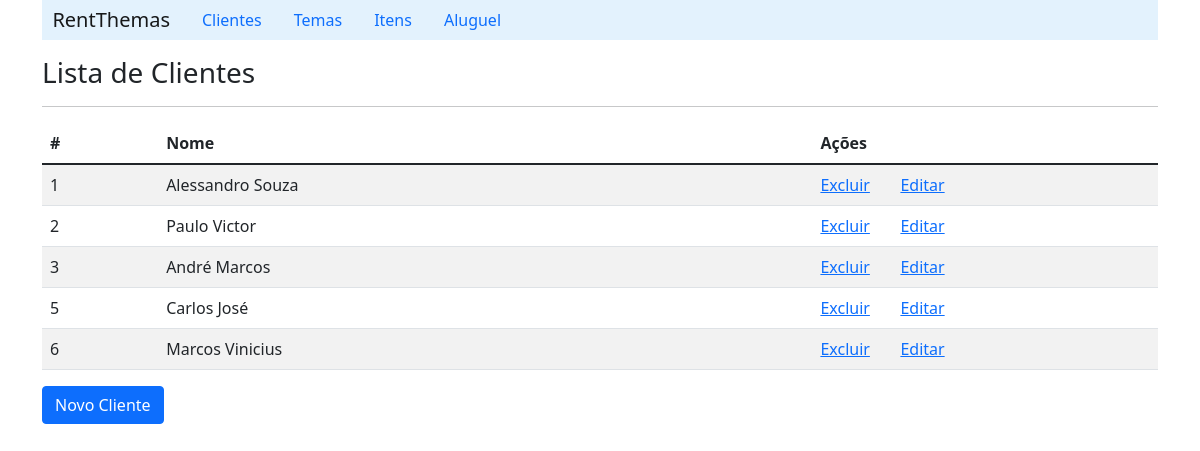
Page /listClient/ on the earlier database version.
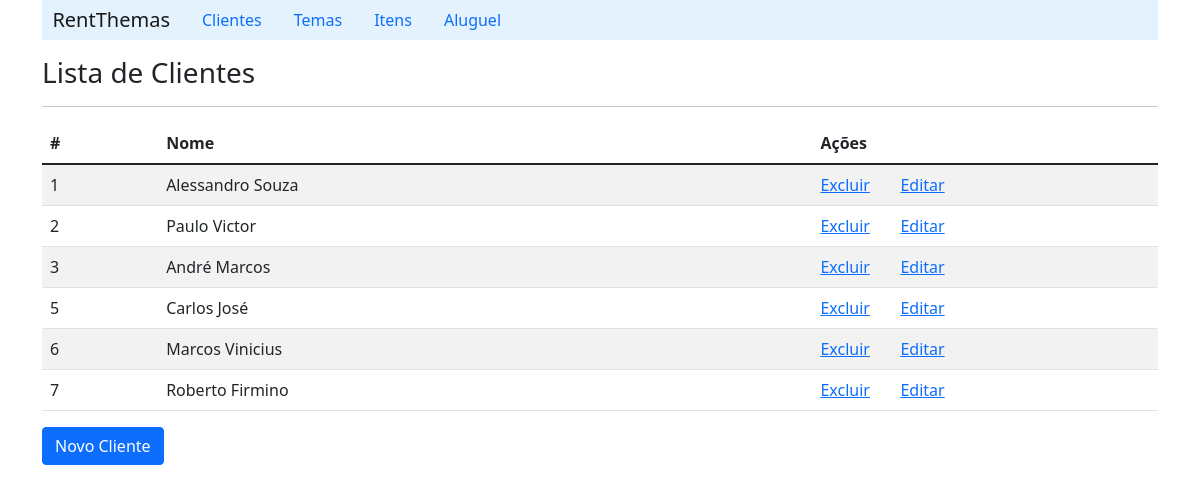
Same page on the later database version.
### rent/models.py (models this page shows, shortened)
class Client(models.Model):
    name = models.CharField(max_length=60, blank=False)
    email = models.CharField(max_length=60, blank=True)

### rent/views.py (the view)
# urls.py: path('listClient/', ClientViews.listClient),
    def listClient(request):
        clients_list = Client.objects.all()
        context = {'clients_list': clients_list}
        return render(request, 'client/listClient.html', context)

### rent/templates/client/listClient.html (shortened to what this page needs)
{% extends "index.html" %}
    {% block content %}
        <h3>Lista de Clientes</h3>
        <hr>
        <table class="table table-striped">
            {% if clients_list %}
                <thead>
                    <tr>
                        <th scope="col">#</th>
                        <th scope="col">Nome</th>
                        <th scope="col">Ações</th>
                        <th scope="col"></th>
                    </tr>
                </thead>
                {% for client in clients_list%}
                    <tr>
                        <td>{{client.id}}</td>
                        <td>{{client.name}}</td>
                        <td width='80'><a href="/deleteClient/{{client.id}}">Excluir</a></td>
                        <td><a href="/detailClient/{{client.id}}">Editar</a></td>
                    </tr>
                {% endfor %}
            {% else %}
                <p>Nenhum cliente cadastrado!!</p>
            {%endif%}
        </table>
        <a  class="btn btn-primary" href="/formClient">Novo Cliente</a>
    {% endblock %}

Differences in the rows shown:
added Client: id "7", name "Roberto Firmino"
